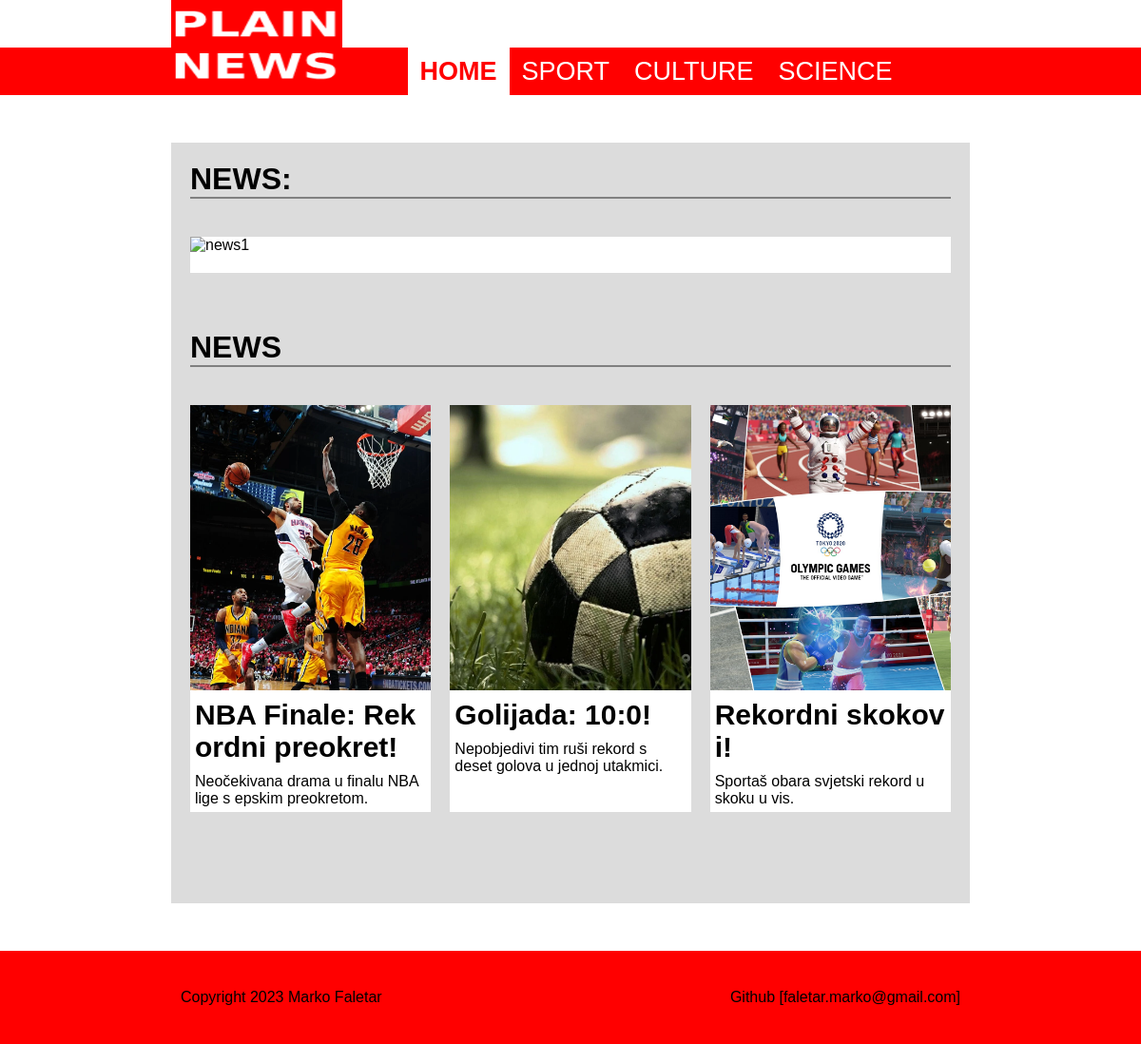
The app's page /skripta.php with its own data.
### tables this page shows
CREATE TABLE `clanci` (
  `id` int(11) NOT NULL,
  `naslov` varchar(64) NOT NULL,
  `sazetak` text NOT NULL,
  `tekst` text NOT NULL,
  `slika` varchar(64) NOT NULL,
  `kategorija` varchar(64) NOT NULL,
  `arhiva` tinyint(1) NOT NULL
);

### skripta.php (the view, shortened to what this page needs)
<?php
$slikaName = ($_FILES["slika"]["name"]);
?>
<!DOCTYPE html>
<html lang="en">
<head>
    <link rel="stylesheet" type="text/css" href="style.css" />
</head>
<body>
    <div class="main">
        <img id="logo22" src="images/PNEWS.png" alt="logo"
            style="position: fixed; z-index: 100; width: 180px; height: 100px; margin-left: 15%; margin-top: -50px;" />
        <nav>
            <ul>
                <li><label class="logo">Plain_Newssssssssssss</label></li>
                <li class="active"><a class="active" href="index.php">HOME</a></li>
                <li><a href="kategorija.php?id=sport">SPORT</a></li>
                <li><a href="kategorija.php?id=culture">CULTURE</a></li>
                <li><a href="kategorija.php?id=science">SCIENCE</a></li>
                <li><a href="administrator.php">ADMIN</a></li>
            </ul>
        </nav>
        <div class="container">
            <header>
                <h1>NEWS:
                </h1>
                <hr />
            </header>
            <section>
                <article>
                    <div class="slike">
                        <?php echo '<img class="cover slikaClanak" src="images/' . $slikaName . '" alt="news1" />'; ?>
                    </div>
                    <div class="tekst">
                    </div>
                    <div class="tekst">
                    </div>
                </article>
            </section>
            <header>
                <h1>NEWS</h1>
                <hr>
            </header>
            <section class="info">
                <?php
                include 'connect.php';
                $query = "SELECT * FROM clanci WHERE arhiva = 0 AND kategorija = 'sport' LIMIT 3";
                $result = mysqli_query($dbc, $query);
                while ($row = mysqli_fetch_array($result)) {
                    echo '<article>';
                    echo '<div class="slike">';
                    echo '<img class="cover" src="' . UPLPATH . $row['slika'] . '" alt="news1" />';
                    echo '</div>';
                    echo '<h4 class="title">';
                    echo '<a href="clanak.php?id=' . $row['id'] . '">';
                    echo $row['naslov'];
                    echo '</a></h4>';
                    echo '<div class="tekst">';
                    echo '<p>' . $row['sazetak'] . '</p>';
                    echo '</div>';
                    echo '</article>';
                }
                ?>
            </section>
        </div>
    </div>
    <div class="footer">
        <ul>
            <li><a href="#">Copyright 2023 Marko Faletar</a></li>
            <li><a href="https://github.com/FaletarMarko1">Github [faletar.marko@gmail.com]</a></li>
        </ul>
    </div>
</body>
</html>

### style.css (style rules this page uses)
body { font-family: "Franklin Gothic Medium", "Arial Narrow", Arial, sans-serif; }
* { margin: 0; padding: 0; text-decoration: none; list-style: none; box-sizing: border-box; }
nav { background: red; height: 50px; width: 100%; margin-top: 50px; }
nav ul { float: left; margin-right: 20px; width: 70%; margin-left: 15%; }
nav ul li { display: block; float: left; line-height: 50px; margin: 0 0px; }
nav ul li a { color: white; font-size: 27px; padding: 10px 13px; border-radius: 0px; text-transform: uppercase; }
label.logo { color: red; font-size: 17px; line-height: 50px; padding: 0 50px 0 0; font-weight: 900; cursor: pointer; }
#logo22 { opacity: 1; }
a { text-decoration: none; color: black; }
a.active, a:hover { color: red; font-weight: bolder; transition: 0.3s; background-color: white; }
nav .active { background-color: white; color: red; }
.container { width: 70%; margin: auto; margin-top: 50px; margin-bottom: 50px; min-height: 100vh; background-color: gainsboro; }
section { display: flex; flex-wrap: wrap; text-align: left; padding: 20px 0px 20px 20px; }
article { margin: 20px 20px 20px 0px; flex: 20%; flex-basis: 20%; justify-content: space-around; background-color: white; }
img { width: 100%; max-width: 100%; height: 300px; }
.cover { object-fit: cover; }
.slikaClanak { height: 100%; }
.tekst { width: 100%; text-align: left; padding: 5px; }
h4 { white-space: pre-line; }
header { padding: 20px 20px 0px 20px; }
hr { margin: auto; height: 2px; border-width: 0; color: gray; background-color: gray; }
.title { text-align: left; font-size: 30px; padding: 5px 0px 5px 5px; font-weight: 900; word-break: break-all; }
.footer { background-color: red; width: 100%; color: white; text-align: center; margin-top: auto; }
.footer ul { width: 70%; margin: auto; display: flex; flex-wrap: nowrap; padding: 40px 0px 40px 0px; justify-content: space-between; }
.footer ul li { margin: 0 10px; }

### records on screen
clanci: slika (picture), naslov "NBA Finale: Rekordni preokret!", sazetak "Neočekivana drama u finalu NBA lige s epskim preokretom."
clanci: slika (picture), naslov "Golijada: 10:0!", sazetak "Nepobjedivi tim ruši rekord s deset golova u jednoj utakmici."
clanci: slika (picture), naslov "Rekordni skokovi!", sazetak "Sportaš obara svjetski rekord u skoku u vis."
